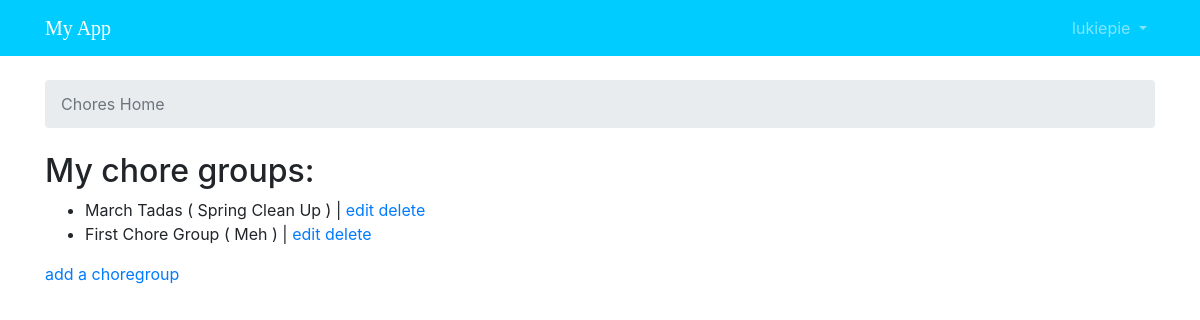
The page /chore/ (signed in) on the database as committed earlier.
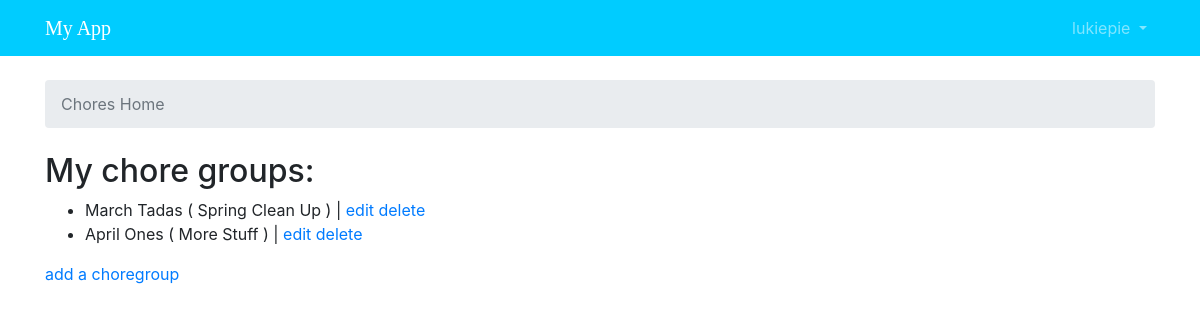
The same page on the database as committed later.
### chore/models.py (models this page shows, shortened)
class ChoreGroup(models.Model):
    choregroup_name = models.CharField(max_length=30, unique=True)
    description = models.CharField(max_length=100)
    author = models.ForeignKey(User, on_delete=models.PROTECT, related_name='ChoreGroup')

### chore/views.py (the view)
# urls.py: path('', views.choregroupList, name='choregroup_list'),
def choregroupList(request):
    print('debug choregroupList')
    print(request)
    choregroups = ChoreGroup.objects.all().filter(author=request.user).order_by('-choregroup_name')
    return render(request, 'chore/index.html', {'choregroups':choregroups })

### chore/templates/chore/index.html (shortened to what this page needs)
{% extends "base_tasks.html" %}
{% block breadcrumb %}
  <li class="breadcrumb-item active">
    Chores Home
  </li>
{% endblock %}
{% block content %}
<h2>My chore groups: </h2>
<div>
    <ul>
        {% for choregroup in choregroups %}
            <li>{{ choregroup.choregroup_name }} ( {{ choregroup.description }} ) | <a
                    href="{% url 'choregroup_update' choregroup.pk %}">edit</a>
                    <a href="{% url 'choregroup_delete' choregroup.pk %}">delete</a>
            </li>
        {% empty %}
            <li>No choregroups defined yet.</li>
        {% endfor %}
    </ul>
    <p>
      <a href="{% url 'choregroup_create' %}">add a choregroup</a>
    </p>
</div>
{% endblock %}

Rows that differ between the two databases and show on the page:
removed ChoreGroup: choregroup_name "First Chore Group", description "Meh"
added ChoreGroup: choregroup_name "April Ones", description "More Stuff"
